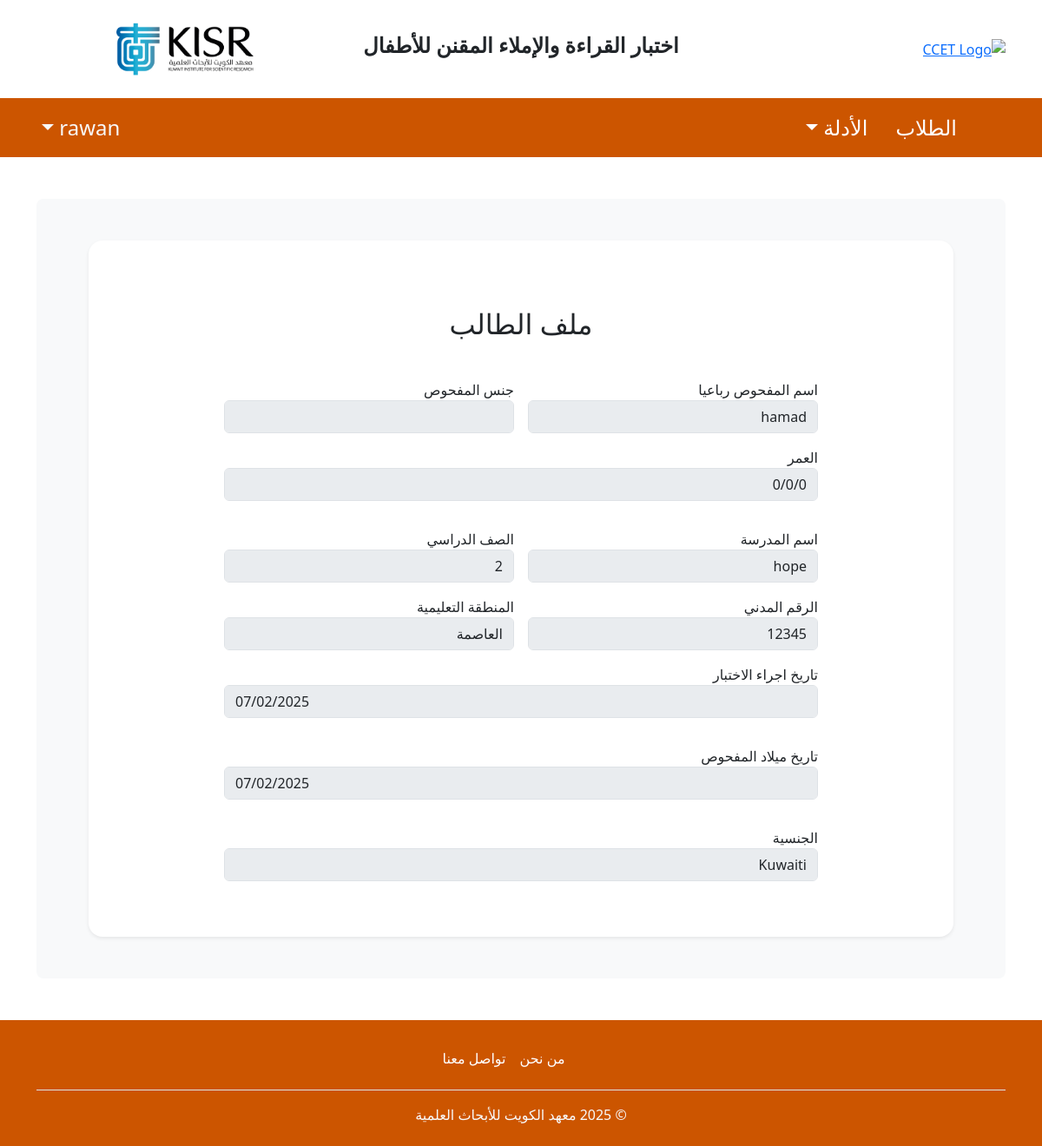
Page /studentProfile/1 (signed in) on the committed database.
### electronic_diagnosis_test/models.py (models this page shows, shortened)
class Student(models.Model):
    examiner = models.ForeignKey(User, on_delete=models.CASCADE, related_name='examiner_id')
    studentName = models.CharField(max_length=60)
    gender = models.CharField(max_length=60)
    schoolName = models.CharField(max_length=60)
    grade = models.CharField(max_length=60)
    civilID = models.IntegerField()
    eduDistrict = models.CharField(max_length=60)
    nationality = models.CharField(max_length=60)
    examDate = models.DateField(max_length=60)
    birthDate = models.DateField(max_length=60)
    age = models.CharField(max_length=60)

### electronic_diagnosis_test/views.py (the view)
# urls.py: path('studentProfile/<int:id>', views.studentProfile, name='studentProfile'),
@login_required(login_url="/login")
def studentProfile(request, id):
        return render(request, "studentProfile.html", {
        "students": Student.objects.filter(id=id)})

### electronic_diagnosis_test/templates/studentProfile.html (shortened to what this page needs)
{%extends 'base.html'%} {%load static%} {%block content%} {% for Students in students %}
    <div class="form-card">
        <form action="" method="POST" class="form-horizontal" style="text-align: right; direction: rtl;">
            <div class="row g-3 mx-auto" style="width: 700px;">
                <div class="modal-header p-4">
                    <h2 class="modal-title text-lg-purple w-100 text-center "> ملف الطالب</h2>
                </div>
                <div class="col-md-6">
                    <label for="studentName" class="text-m-b"> اسم المفحوص رباعيا </label>
                    <input type="text" class="form-control " name="studentName" id="studentName" value="{{Students.studentName}}" disabled>
                </div>
                <div class="col-md-6">
                    <label for="sex" class="text-m-b"> جنس المفحوص </label>
                    <input type="text" class="form-control " name="studentName" id="studentName" value="{{Students.sex}}" disabled>
                </div>
                <div class="form-group mb-3">
                    <label for="schoolName" class="text-m-b"> العمر </label>
                    <input type="text" class="form-control" name="schoolName" id="schoolName" value="{{Students.age}}" disabled>
                </div>
                <div class="col-md-6">
                    <label for="schoolName" class="text-m-b"> اسم المدرسة</label>
                    <input type="text" class="form-control" name="schoolName" id="schoolName" value="{{Students.schoolName}}" disabled>
                </div>
                <div class="col-md-6">
                    <label for="grade" class="text-m-b"> الصف الدراسي</label>
                    <input type="text" class="form-control" name="schoolName" id="schoolName" value="{{Students.grade}}" disabled>
                </div>
                <div class="col-md-6">
                    <label for="civilID" class="text-m-b"> الرقم المدني </label>
                    <input type="text" class="form-control" name="civilID" id="civilID" value="{{Students.civilID}}" disabled>
                </div>
                <div class="col-md-6">
                    <label for="eduDistrict" class="text-m-b"> المنطقة التعليمية</label>
                    <input type="text" class="form-control" name="eduDistrict" id="eduDistrict" value="{{Students.eduDistrict}}" disabled>
                </div>
                <div class="form-group mb-3">
                    <label for="examDate" class="text-m-b">  تاريخ اجراء الاختبار</label>
                    <input type="date" class="form-control" name="birthDate" id="birthDate" value="{{Students.examDate|date:'Y-m-d'}}" disabled>
                </div>
                <div class="form-group mb-3">
                    <label for="birthDate" class="text-m-b"> تاريخ ميلاد المفحوص </label>
                    <input type="date" class="form-control" name="birthDate" id="birthDate" value="{{Students.birthDate|date:'Y-m-d'}}" disabled>
                </div>
                <div class="form-group mb-3">
                    <label for="nationality" class="text-m-b"> الجنسية </label>
                    <input type="text" class="form-control" name="nationality" id="nationality" value="{{Students.nationality}}" disabled>
                </div>
            </div>
        </form>
    </div>
{% endfor %} {%endblock%}

### electronic_diagnosis_test/static/style/styles.css (style rules this page uses)
:root { --primary-color: #cc5500; --primary-hover: #b34700; --text-color: #ffffff; }
.form-card { max-width: 700px; margin: auto; }

### rows in the picture
Student: studentName "hamad", schoolName "0/0/0", schoolName "hope", schoolName "2", civilID "12345", eduDistrict "العاصمة", birthDate "07/02/2025", nationality "Kuwaiti"
